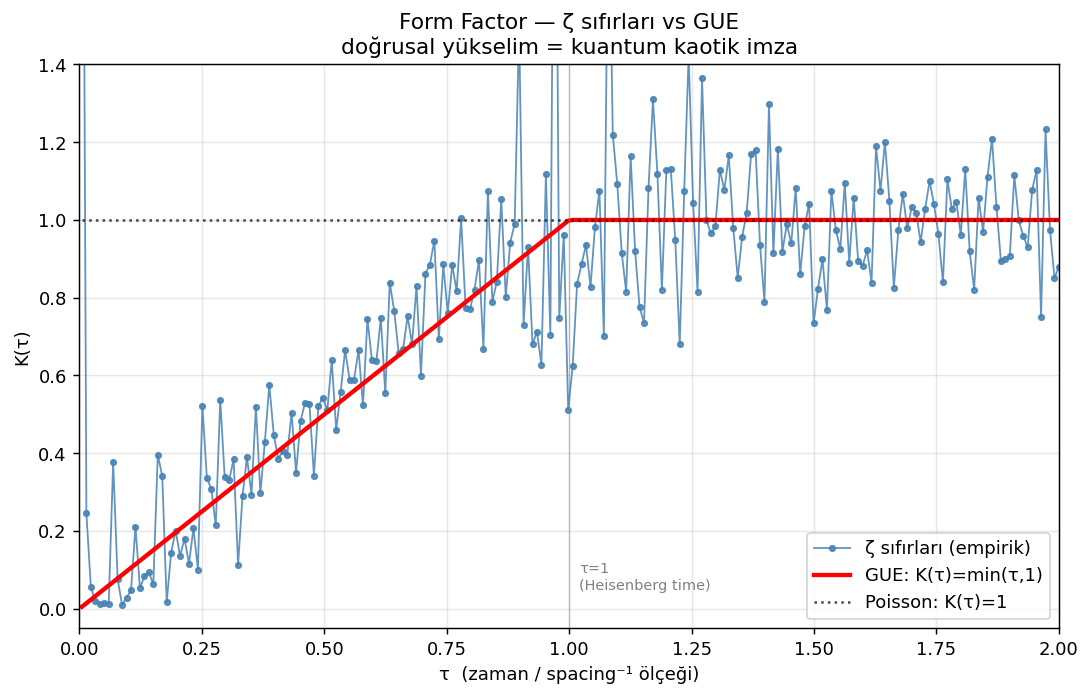

Recreate this plot in Python.
"""
QM × Riemann — Form Factor K(τ)
================================

Üçüncü yüz: pair correlation'ın Fourier eşi.

GUE öngörüsü (Dyson):
    K(τ) = τ           for 0 ≤ τ ≤ 1   ← DOĞRUSAL YÜKSELİM
    K(τ) = 1           for τ ≥ 1       ← doyum

Doğrusal yükselim = "kuantum kaotik" imzası (level repulsion'ın Fourier hali).
İntegre sistemlerde K(τ) = sabit (Poisson).
"""

import numpy as np
import matplotlib.pyplot as plt
from pathlib import Path

ROOT = Path(__file__).resolve().parent.parent
t = np.loadtxt(ROOT / "zeros_100k.txt")

# Unfold
rho = np.log(t / (2 * np.pi)) / (2 * np.pi)
xi = t * rho
print(f"N = {len(xi)}, mean spacing (unfold) = {np.mean(np.diff(xi)):.5f}")

# ---------- Form factor (window-averaged) ----------
# K(τ) = <(1/M) |Σ_n e^{2πi τ ξ_n}|²>_windows
# pratik: penceredeki ξ'leri merkez etrafında kaydır ki düşük τ'da sayısal sorun olmasın
WINDOW = 1000              # her pencerede 1000 sıfır
N_WIN  = 80                # 80 farklı pencere ortala
tau    = np.linspace(0.005, 2.0, 220)

rng = np.random.default_rng(0)
starts = rng.integers(0, len(xi) - WINDOW - 1, size=N_WIN)

K_emp = np.zeros_like(tau)
for s in starts:
    seg = xi[s:s+WINDOW]
    seg = seg - seg.mean()                       # merkezle
    # K(τ) için kullanılan sum
    # |Σ e^{2πi τ ξ}|² / M
    phase = np.exp(2j * np.pi * np.outer(tau, seg))  # (Ntau, M)
    contrib = np.abs(phase.sum(axis=1))**2 / WINDOW
    K_emp += contrib
K_emp /= N_WIN

# GUE öngörüsü
K_gue = np.where(tau < 1, tau, 1.0)
# Poisson (integre / bağımsız) için K = sabit = 1 (her zaman)
K_poi = np.ones_like(tau)

# ---------- Plot ----------
fig, ax = plt.subplots(figsize=(8.5, 5.5))

ax.plot(tau, K_emp, "o-", ms=3, lw=1.0, color="steelblue", alpha=0.85,
        label="ζ sıfırları (empirik)")
ax.plot(tau, K_gue, "r-", lw=2.4, label="GUE: K(τ)=min(τ,1)")
ax.plot(tau, K_poi, "k:", lw=1.4, alpha=0.7, label="Poisson: K(τ)=1")

ax.axvline(1, color="grey", lw=0.7, alpha=0.5)
ax.text(1.02, 0.05, "τ=1\n(Heisenberg time)", fontsize=8, color="grey")

ax.set_xlabel("τ  (zaman / spacing⁻¹ ölçeği)")
ax.set_ylabel("K(τ)")
ax.set_title("Form Factor — ζ sıfırları vs GUE\n"
             "doğrusal yükselim = kuantum kaotik imza")
ax.set_xlim(0, 2)
ax.set_ylim(-0.05, 1.4)
ax.grid(alpha=0.3)
ax.legend(loc="lower right", fontsize=10)

out = Path(__file__).parent / "02_form_factor.png"
plt.tight_layout()
plt.savefig(out, dpi=130, bbox_inches="tight")
print(f"Kaydedildi: {out}")

# ---------- Sayısal rapor ----------
# Küçük τ bölgesinde doğru eğim?
mask_low = (tau > 0.05) & (tau < 0.5)
slope, intercept = np.polyfit(tau[mask_low], K_emp[mask_low], 1)
print(f"\nKüçük τ (0.05<τ<0.5) doğrusal fit:")
print(f"  eğim     = {slope:.4f}   (GUE: 1.0000)")
print(f"  intercept = {intercept:.4f}   (GUE: 0.0000)")

mask_high = tau > 1.2
print(f"\nBüyük τ (τ>1.2) ortalama:")
print(f"  K_emp    = {K_emp[mask_high].mean():.4f}   (GUE: 1.0000)")
